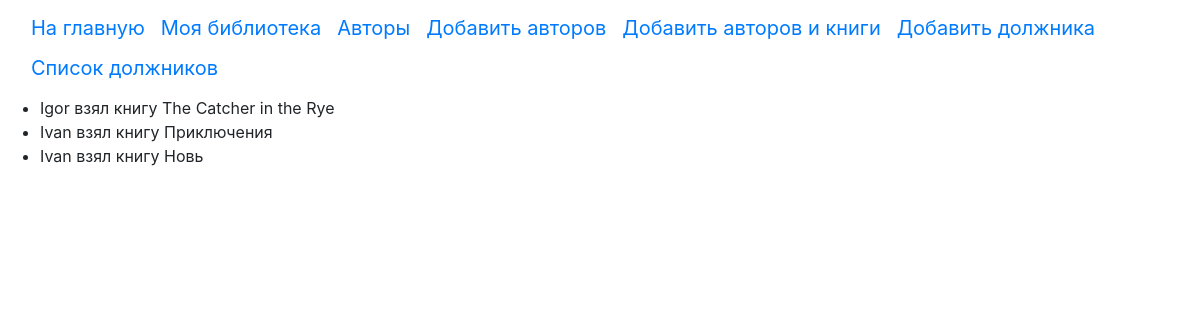
Screenshot of /friends with the database file from the repository.
### p_library/models.py (models this page shows, shortened)
class Friend(models.Model):
	friend_name = models.CharField(max_length=60)
	friend_book = models.ForeignKey('Book', on_delete=models.CASCADE)

class Book(models.Model):
	ISBN = models.CharField(max_length=13)
	title = models.CharField('Название книги', max_length=128)
	description = models.TextField('Описание')
	year_release = models.SmallIntegerField('Год публикации')
	author = models.ForeignKey(Author, on_delete=models.CASCADE)
	copy_count = models.SmallIntegerField()
	price = models.DecimalField(max_digits=10, decimal_places=2)
	redaction = models.ForeignKey('Redaction', on_delete=models.CASCADE, null=True, blank=True, related_name='books')
	book_image = models.ImageField(upload_to="book_images", null=True)
	def __str__(self):
		return self.title

### p_library/views.py (the view)
# urls.py: path('friends', FriendList.as_view(), name='friend_list'),
class FriendList(ListView):
	model = Friend
	template_name = 'friend_list.html'

### p_library/templates/friend_list.html (shortened to what this page needs)
<!DOCTYPE html>
<html lang="en">
<head>
</head>
<body>
	{% include "header.html" %}
	<ul>
		{% for friend in object_list %}
		    <li>{{ friend.friend_name }} взял книгу {{ friend.friend_book }}</li>
		{% endfor %}
	</ul>
</body>
</html>

### rows the page displays
Friend: friend_name "Igor", friend_book "The Catcher in the Rye"
Friend: friend_name "Ivan", friend_book "Приключения"
Friend: friend_name "Ivan", friend_book "Новь"
